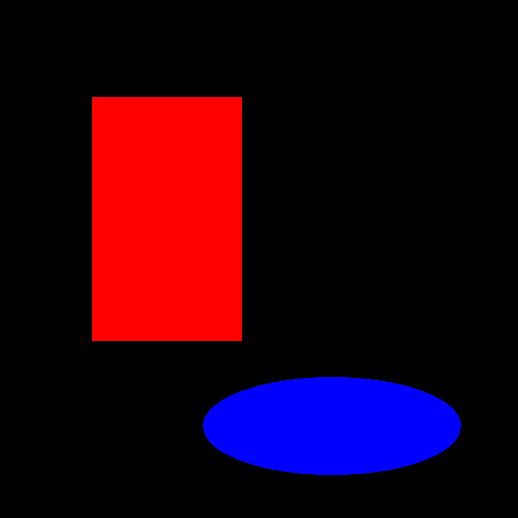
#> input picture Sample/sample.png, 518 x 518 px; its folder holds only this picture in this run
$ python Contours2Labelme.py
#> lines starting #> are read from the running program, lines starting #| are printed output that depends on the picture; after the words box and inside, x2 and y2 are one past the last pixel; in counts of white or black regions, pixels touching at a corner belong together
import cv2
import os
import json
import numpy as np

exts = ['.png', '.jpg', '.jpeg', '.bmp']

def FindColorList(img):
    if not len(img.shape) == 3:
        print("must input len(image.shape) is 3, but inpnt len(image.shape) is ", len(img.shape))
        return -1
    color_list = img.reshape(-1, img.shape[-1])
    color_list = np.unique(color_list, axis=0, return_counts=False)
    print("\n\n")
    print("\nCOLOR_LIST : ", color_list)
    print("\n\n")

    return color_list


def createFolder(directory):
    try:
        if not os.path.exists(directory):
            os.makedirs(directory)
    except OSError:
        print('Error:Creating directory.' + directory)


def search(dirname):
#> called with dirname = 'Sample/'
    filelists = []
    filenames = os.listdir(dirname)
    for filename in filenames:
        full_filename = os.path.join(dirname, filename)
        ext = os.path.splitext(full_filename)[-1]
        if ext in exts:
            filelists.append(full_filename)
    return filelists

def createHullPoint(img, findcolor=[0, 0, 0]):
    h, w = img.shape[0:2]
    mask = (img == findcolor).all(axis=2) # peak
    maskimg = np.zeros((h, w), np.uint8)
    maskimg[mask] =255

    ret, thresh = cv2.threshold(maskimg.astype('uint8'), 1, 255, 0)
    contours, hierachy = cv2.findContours(thresh, cv2.RETR_EXTERNAL, cv2.CHAIN_APPROX_NONE)

    if len(contours) > 0:
        # changed, len(contours) == many -> len(contours) == 1
        new_contours = []
        for cnt in contours:
            new_contours += [pt[0] for pt in cnt]
        new_contours = np.array(new_contours)
        hull = cv2.convexHull(new_contours)
        new_hull = []
        for h in hull:
            new_hull.append(h[0].tolist())

        return new_hull
    else:
        return None

def createPolygonData(label, points):
    labelme_polygon = {
            "label": label,
            "points": points,
            "group_id": None,
            "shape_type": "polygon",
            "flags": {}
        }
    return labelme_polygon

def main(search_path, save_path='./ContoursRes/'):
    if not os.path.isdir(search_path):
        print("Not Found...", search_path)
        return -1

    createFolder(save_path)
    filelists = search(search_path)

    for fullpath in filelists:
        imgname = fullpath.split('/')[-1]
        img = cv2.imread(fullpath)
#> img is the input picture: shape (518, 518, 3); mean B, G, R 18.9, 0, 34.8
        h, w, c = img.shape
#> h = 518; w = 518; c = 3
        labelme_json = {
            "version": "4.5.6",
            "flags": {},
            "shapes": [],
            "imagePath": imgname,
            "imageData": None,
            "imageHeight": h,
            "imageWidth": w
        }

        #FindColorList(img)

        peak_hull = createHullPoint(img, findcolor=[0, 0, 255])
#> in createHullPoint, `mask = (img == findcolor).all(axis=2)`:
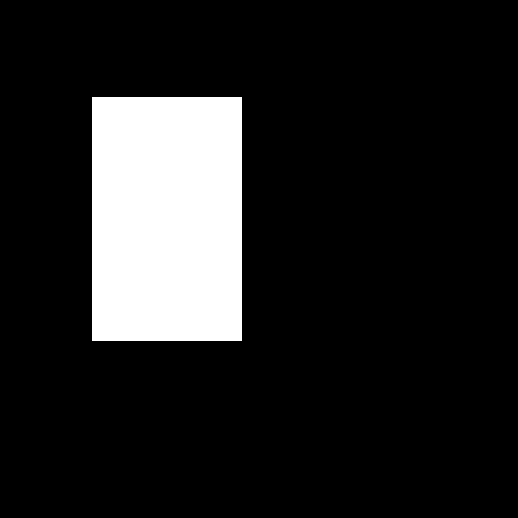
#> mask: shape (518, 518) bool; 13.6% white; 1 white region, box (x1, y1, x2, y2) and area: (92, 97, 242, 341) 36600
#> peak_hull = [[241, 97], [241, 340], [92, 340], [92, 97]]
        body_hull = createHullPoint(img, findcolor=[255, 0, 0])
#> in createHullPoint (call 2), `mask = (img == findcolor).all(axis=2)`:
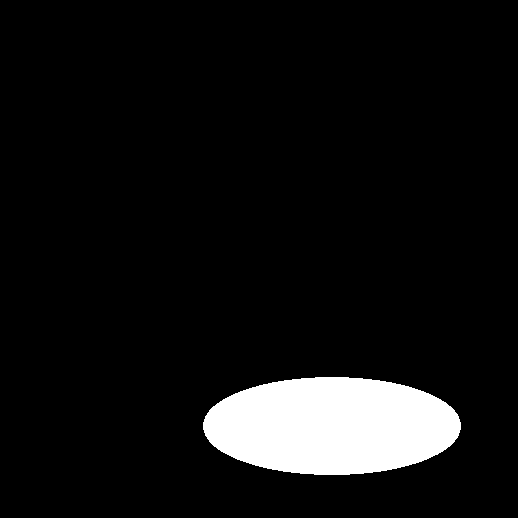
#> mask: shape (518, 518) bool; 7.4% white; 1 white region, box (x1, y1, x2, y2) and area: (203, 377, 461, 475) 19905
#> body_hull = 64 pairs, first value 203 to 460, second value 377 to 474

        if peak_hull is not None:
            peak_labelme = createPolygonData("peak", peak_hull)
#> peak_labelme = 5 items
            labelme_json["shapes"].append(peak_labelme)

        if body_hull is not None:
            body_labelme = createPolygonData("body", body_hull)
#> body_labelme = 5 items
            labelme_json["shapes"].append(body_labelme)

        with open(save_path + '/' + imgname.split('.')[0] + '.json', 'w') as f:
            json.dump(labelme_json, f, indent=2)


main("Sample/", save_path='./Sample/')
